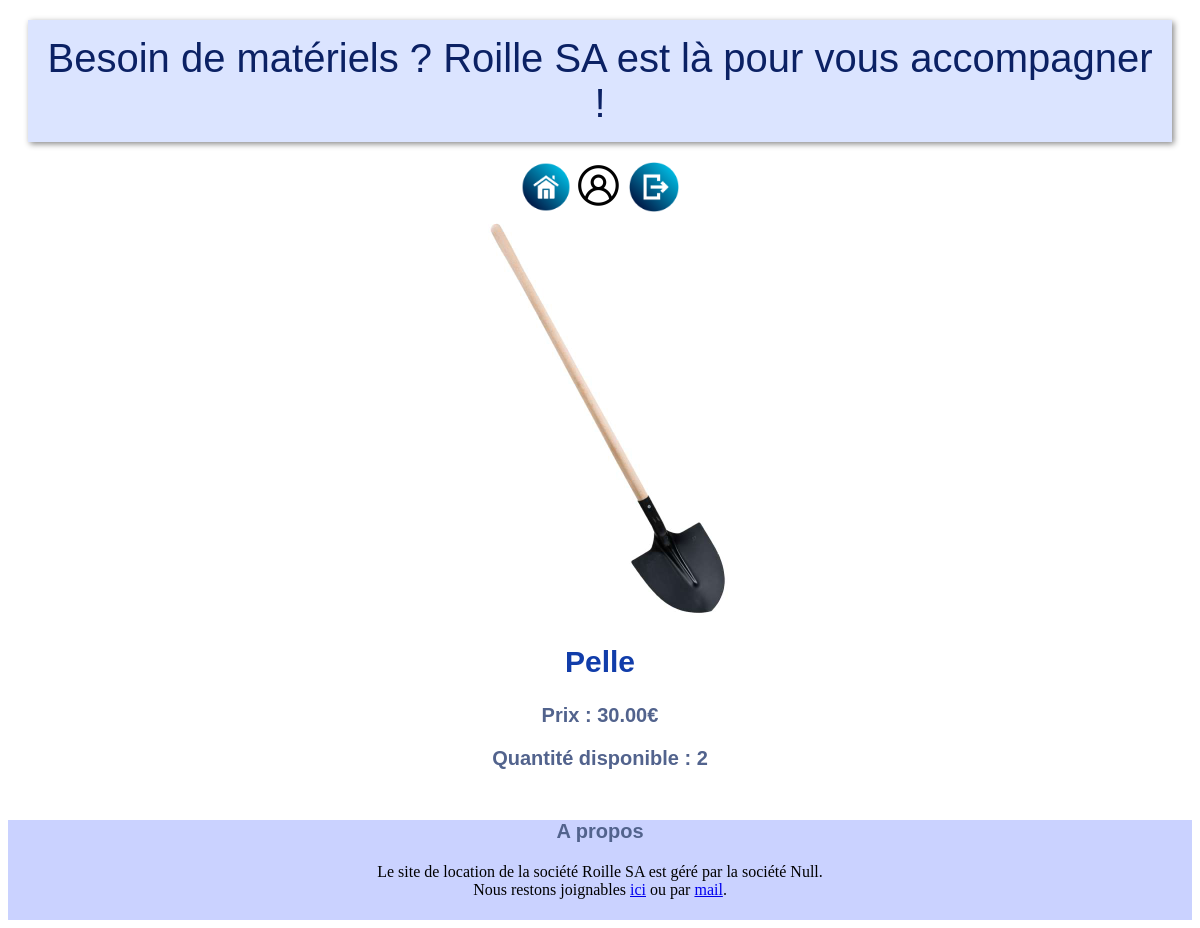
Screenshot of /index.php?page=pelle (signed in) with the database file from the repository.
### tables this page shows
create table materiel(
	idM int(5) not null auto_increment,
	prixM double(5,2) not null,
	qtStockM int(3),
	nomM varchar(25),
	idTM int(4) not null,
	primary key (idM),
	foreign key (idTM) references typeMat(idTM)
);

### controleur/config_bdd.php (called while the page is built)
<?php
    $serveur = "localhost";
    $bdd = "roille_sa";
    $user = "root";
    $mdp = "";
?>

### modele/modele.class.php (called while the page is built, shortened)
<?php
class Controleur
{
    private $unPdo, $uneTable;
    public function __construct($serveur, $bdd, $user, $mdp){
        $this->unPdo= null;
        try {
            $this->unPdo = new PDO("mysql:host=".$serveur.";dbname=".$bdd, $user, $mdp);
        } catch (PDOException $exp) {
            echo "Erreur de connexion : " . $exp ->getMessage();
        }
    }
    public function selectWhere($where)
    {
        $donnees = array();
        $champs = array();
        foreach ($where as $cle => $valeur) {
            $champs[] = $cle." = :".$cle;
            $donnees [":".$cle] = $valeur;
        }
        $chaineWhere = implode (" and ", $champs);
        $requete = "select * from " . $this->uneTable . " where ".$chaineWhere.";";
        $select = $this->unPdo->prepare($requete);
        $select->execute($donnees);
        return $select->fetch();
    }
    public function setTable($uneTable)
    {
        $this->uneTable = $uneTable;
    }
}
?>

### gestion_produits.php (the view)
<?php
    $unControleur->setTable("materiel");
    $where = array("nomM"=>$page);
    $lesProduits = $unControleur->selectWhere($where);
?>
<img src="images\products\<?php echo $page ?>.jpg" height="400" width="400" alt="<?php echo $page ?>">
<div>
    <?php
        echo '
            <h2>'.$lesProduits['nomM'].'</h2>
            <h3>Prix : '.$lesProduits['prixM'].'€</h3>
            <h3>Quantité disponible : '.$lesProduits['qtStockM'].'</h3>
        ';
    ?>
</div>

### style/style.css (style rules this page uses)
h2 { color: #113DAA; font-family:Arial, sans-serif; font-size: 30px; font-weight: bold; animation: myAnim 1s ease 0s 1 normal forwards; }
h3 { color: #52638d; font-family:Arial, sans-serif; font-size: 20px; font-weight: bold; animation: myAnim 1s ease 0s 1 normal forwards; }
div { animation: myAnim 1s ease 0s 1 normal forwards; }

### rows the page displays
materiel: nomM "Pelle", prixM "30.00", qtStockM "2"
